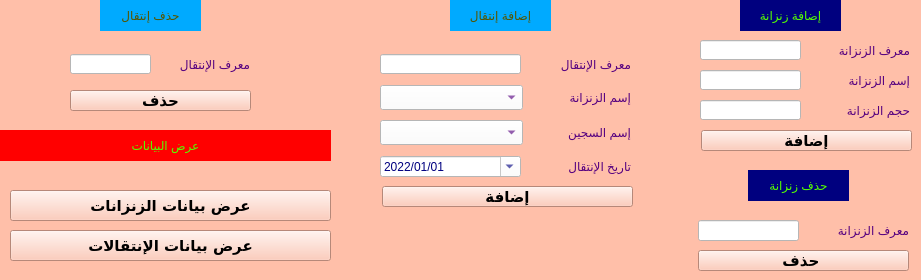
    <widget class="QWidget" name="GUIDungeonAndMovie">
     <property name="styleSheet">
      <string notr="true">background-color: rgb(255, 191, 169);
</string>
     </property>
     <attribute name="title">
      <string>الزنزانات والإنتقالات</string>
     </attribute>
     <widget class="QLabel" name="label_53">
      <property name="geometry">
       <rect>
        <x>819</x>
        <y>70</y>
        <width>91</width>
        <height>20</height>
       </rect>
      </property>
      <property name="styleSheet">
       <string notr="true">color: rgb(85, 0, 127);
font: 75 11pt &quot;MS Shell Dlg 2&quot;;</string>
      </property>
      <property name="text">
       <string>إسم الزنزانة</string>
      </property>
     </widget>
     <widget class="QPushButton" name="ViewMovDung">
      <property name="geometry">
       <rect>
        <x>10</x>
        <y>230</y>
        <width>321</width>
        <height>31</height>
       </rect>
      </property>
      <property name="font">
       <font>
        <family>Arial Rounded MT Bold</family>
        <pointsize>11</pointsize>
        <weight>75</weight>
        <italic>false</italic>
        <bold>true</bold>
       </font>
      </property>
      <property name="cursor">
       <cursorShape>PointingHandCursor</cursorShape>
      </property>
      <property name="styleSheet">
       <string notr="true">QPushButton {
background-color: rgb(85, 170, 0);
  border-radius: 8px;
  color: #FFFFFF;
	
}
QPushButton:hover{
  background-color: #F082AC;
}
QPushButton:pressed{
background-color: rgb(0, 0, 255);
}
	font: 75 11pt &quot;MS Shell Dlg 2&quot;;



</string>
      </property>
      <property name="text">
       <string>عرض بيانات الإنتقالات</string>
      </property>
     </widget>
     <widget class="QLineEdit" name="LineDA3">
      <property name="geometry">
       <rect>
        <x>700</x>
        <y>100</y>
        <width>101</width>
        <height>20</height>
       </rect>
      </property>
      <property name="styleSheet">
       <string notr="true">background-color: rgb(255, 255, 255);</string>
      </property>
     </widget>
     <widget class="QLineEdit" name="LineDA2">
      <property name="geometry">
       <rect>
        <x>700</x>
        <y>70</y>
        <width>101</width>
        <height>20</height>
       </rect>
      </property>
      <property name="styleSheet">
       <string notr="true">background-color: rgb(255, 255, 255);</string>
      </property>
     </widget>
     <widget class="QLabel" name="label_54">
      <property name="geometry">
       <rect>
        <x>819</x>
        <y>100</y>
        <width>91</width>
        <height>20</height>
       </rect>
      </property>
      <property name="styleSheet">
       <string notr="true">color: rgb(85, 0, 127);
font: 75 11pt &quot;MS Shell Dlg 2&quot;;</string>
      </property>
      <property name="text">
       <string>حجم الزنزانة</string>
      </property>
     </widget>
     <widget class="QLabel" name="label_55">
      <property name="geometry">
       <rect>
        <x>159</x>
        <y>54</y>
        <width>91</width>
        <height>20</height>
       </rect>
      </property>
      <property name="styleSheet">
       <string notr="true">color: rgb(85, 0, 127);
font: 75 11pt &quot;MS Shell Dlg 2&quot;;</string>
      </property>
      <property name="text">
       <string>معرف الإنتقال</string>
      </property>
     </widget>
     <widget class="QPushButton" name="btnDA1">
      <property name="geometry">
       <rect>
        <x>701</x>
        <y>130</y>
        <width>211</width>
        <height>21</height>
       </rect>
      </property>
      <property name="font">
       <font>
        <family>Arial Rounded MT Bold</family>
        <pointsize>11</pointsize>
        <weight>75</weight>
        <italic>false</italic>
        <bold>true</bold>
       </font>
      </property>
      <property name="cursor">
       <cursorShape>PointingHandCursor</cursorShape>
      </property>
      <property name="styleSheet">
       <string notr="true">QPushButton {
background-color: rgb(85, 170, 0);
  border-radius: 8px;
  color: #FFFFFF;
	
}
QPushButton:hover{
  background-color: #F082AC;
}
QPushButton:pressed{
background-color: rgb(0, 0, 255);
}
	font: 75 11pt &quot;MS Shell Dlg 2&quot;;



</string>
      </property>
      <property name="text">
       <string>إضافة</string>
      </property>
     </widget>
     <widget class="QLabel" name="label_56">
      <property name="geometry">
       <rect>
        <x>828</x>
        <y>220</y>
        <width>81</width>
        <height>20</height>
       </rect>
      </property>
      <property name="styleSheet">
       <string notr="true">color: rgb(85, 0, 127);
font: 75 11pt &quot;MS Shell Dlg 2&quot;;</string>
      </property>
      <property name="text">
       <string>معرف الزنزانة</string>
      </property>
     </widget>
     <widget class="QLabel" name="label_57">
      <property name="geometry">
       <rect>
        <x>100</x>
        <y>0</y>
        <width>101</width>
        <height>31</height>
       </rect>
      </property>
      <property name="styleSheet">
       <string notr="true">background-color: rgb(0, 170, 255);
color: rgb(85, 85, 0);
font: 75 12pt &quot;MS Shell Dlg 2&quot;;</string>
      </property>
      <property name="text">
       <string>حذف إنتقال</string>
      </property>
      <property name="alignment">
       <set>Qt::AlignCenter</set>
      </property>
     </widget>
     <widget class="QPushButton" name="ViewDung">
      <property name="geometry">
       <rect>
        <x>10</x>
        <y>190</y>
        <width>321</width>
        <height>31</height>
       </rect>
      </property>
      <property name="font">
       <font>
        <family>Arial Rounded MT Bold</family>
        <pointsize>11</pointsize>
        <weight>75</weight>
        <italic>false</italic>
        <bold>true</bold>
       </font>
      </property>
      <property name="cursor">
       <cursorShape>PointingHandCursor</cursorShape>
      </property>
      <property name="styleSheet">
       <string notr="true">QPushButton {
background-color: rgb(85, 170, 0);
  border-radius: 8px;
  color: #FFFFFF;
	
}
QPushButton:hover{
  background-color: #F082AC;
}
QPushButton:pressed{
background-color: rgb(0, 0, 255);
}
	font: 75 11pt &quot;MS Shell Dlg 2&quot;;



</string>
      </property>
      <property name="text">
       <string>عرض بيانات الزنزانات</string>
      </property>
     </widget>
     <widget class="QLabel" name="label_58">
      <property name="geometry">
       <rect>
        <x>819</x>
        <y>40</y>
        <width>91</width>
        <height>20</height>
       </rect>
      </property>
      <property name="styleSheet">
       <string notr="true">color: rgb(85, 0, 127);
font: 75 11pt &quot;MS Shell Dlg 2&quot;;</string>
      </property>
      <property name="text">
       <string>معرف الزنزانة</string>
      </property>
     </widget>
     <widget class="QLabel" name="label_59">
      <property name="geometry">
       <rect>
        <x>0</x>
        <y>130</y>
        <width>331</width>
        <height>31</height>
       </rect>
      </property>
      <property name="styleSheet">
       <string notr="true">background-color: rgb(255, 0, 0);
color: rgb(85, 255, 0);
font: 75 12pt &quot;MS Shell Dlg 2&quot;;</string>
      </property>
      <property name="text">
       <string>عرض البيانات</string>
      </property>
      <property name="alignment">
       <set>Qt::AlignCenter</set>
      </property>
     </widget>
     <widget class="QLineEdit" name="LineDA1">
      <property name="geometry">
       <rect>
        <x>700</x>
        <y>40</y>
        <width>101</width>
        <height>20</height>
       </rect>
      </property>
      <property name="styleSheet">
       <string notr="true">background-color: rgb(255, 255, 255);</string>
      </property>
     </widget>
     <widget class="QLineEdit" name="LineMA1">
      <property name="geometry">
       <rect>
        <x>380</x>
        <y>54</y>
        <width>141</width>
        <height>20</height>
       </rect>
      </property>
      <property name="styleSheet">
       <string notr="true">background-color: rgb(255, 255, 255);</string>
      </property>
     </widget>
     <widget class="QPushButton" name="btnDD1">
      <property name="geometry">
       <rect>
        <x>698</x>
        <y>250</y>
        <width>211</width>
        <height>21</height>
       </rect>
      </property>
      <property name="font">
       <font>
        <family>Arial Rounded MT Bold</family>
        <pointsize>11</pointsize>
        <weight>75</weight>
        <italic>false</italic>
        <bold>true</bold>
       </font>
      </property>
      <property name="cursor">
       <cursorShape>PointingHandCursor</cursorShape>
      </property>
      <property name="styleSheet">
       <string notr="true">QPushButton {
background-color: rgb(85, 170, 0);
  border-radius: 8px;
  color: #FFFFFF;
	
}
QPushButton:hover{
  background-color: #F082AC;
}
QPushButton:pressed{
background-color: rgb(0, 0, 255);
}
	font: 75 11pt &quot;MS Shell Dlg 2&quot;;



</string>
      </property>
      <property name="text">
       <string>حذف </string>
      </property>
     </widget>
     <widget class="QLabel" name="label_61">
      <property name="geometry">
       <rect>
        <x>740</x>
        <y>0</y>
        <width>101</width>
        <height>31</height>
       </rect>
      </property>
      <property name="styleSheet">
       <string notr="true">background-color: rgb(0, 0, 127);
color: rgb(85, 255, 0);
font: 75 12pt &quot;MS Shell Dlg 2&quot;;</string>
      </property>
      <property name="text">
       <string>إضافة زنزانة</string>
      </property>
      <property name="alignment">
       <set>Qt::AlignCenter</set>
      </property>
     </widget>
     <widget class="QPushButton" name="btnMD1">
      <property name="geometry">
       <rect>
        <x>70</x>
        <y>90</y>
        <width>181</width>
        <height>21</height>
       </rect>
      </property>
      <property name="font">
       <font>
        <family>Arial Rounded MT Bold</family>
        <pointsize>11</pointsize>
        <weight>75</weight>
        <italic>false</italic>
        <bold>true</bold>
       </font>
      </property>
      <property name="cursor">
       <cursorShape>PointingHandCursor</cursorShape>
      </property>
      <property name="styleSheet">
       <string notr="true">QPushButton {
background-color: rgb(85, 170, 0);
  border-radius: 8px;
  color: #FFFFFF;
	
}
QPushButton:hover{
  background-color: #F082AC;
}
QPushButton:pressed{
background-color: rgb(0, 0, 255);
}
	font: 75 11pt &quot;MS Shell Dlg 2&quot;;



</string>
      </property>
      <property name="text">
       <string>حذف</string>
      </property>
     </widget>
     <widget class="QLineEdit" name="LineMD1">
      <property name="geometry">
       <rect>
        <x>70</x>
        <y>54</y>
        <width>81</width>
        <height>20</height>
       </rect>
      </property>
      <property name="styleSheet">
       <string notr="true">background-color: rgb(255, 255, 255);</string>
      </property>
     </widget>
     <widget class="QLabel" name="label_62">
      <property name="geometry">
       <rect>
        <x>540</x>
        <y>54</y>
        <width>91</width>
        <height>20</height>
       </rect>
      </property>
      <property name="styleSheet">
       <string notr="true">color: rgb(85, 0, 127);
font: 75 11pt &quot;MS Shell Dlg 2&quot;;</string>
      </property>
      <property name="text">
       <string>معرف الإنتقال</string>
      </property>
     </widget>
     <widget class="QLabel" name="label_63">
      <property name="geometry">
       <rect>
        <x>748</x>
        <y>170</y>
        <width>101</width>
        <height>31</height>
       </rect>
      </property>
      <property name="styleSheet">
       <string notr="true">background-color: rgb(0, 0, 127);
color: rgb(85, 255, 0);
font: 75 12pt &quot;MS Shell Dlg 2&quot;;</string>
      </property>
      <property name="text">
       <string>حذف زنزانة</string>
      </property>
      <property name="alignment">
       <set>Qt::AlignCenter</set>
      </property>
     </widget>
     <widget class="QPushButton" name="btnMA1">
      <property name="geometry">
       <rect>
        <x>382</x>
        <y>186</y>
        <width>251</width>
        <height>21</height>
       </rect>
      </property>
      <property name="font">
       <font>
        <family>Arial Rounded MT Bold</family>
        <pointsize>11</pointsize>
        <weight>75</weight>
        <italic>false</italic>
        <bold>true</bold>
       </font>
      </property>
      <property name="cursor">
       <cursorShape>PointingHandCursor</cursorShape>
      </property>
      <property name="styleSheet">
       <string notr="true">QPushButton {
background-color: rgb(85, 170, 0);
  border-radius: 8px;
  color: #FFFFFF;
	
}
QPushButton:hover{
  background-color: #F082AC;
}
QPushButton:pressed{
background-color: rgb(0, 0, 255);
}
	font: 75 11pt &quot;MS Shell Dlg 2&quot;;



</string>
      </property>
      <property name="text">
       <string>إضافة</string>
      </property>
     </widget>
     <widget class="QLineEdit" name="LineDD1">
      <property name="geometry">
       <rect>
        <x>698</x>
        <y>220</y>
        <width>101</width>
        <height>21</height>
       </rect>
      </property>
      <property name="styleSheet">
       <string notr="true">background-color: rgb(255, 255, 255);</string>
      </property>
     </widget>
     <widget class="QLabel" name="label_64">
      <property name="geometry">
       <rect>
        <x>450</x>
        <y>0</y>
        <width>101</width>
        <height>31</height>
       </rect>
      </property>
      <property name="styleSheet">
       <string notr="true">background-color: rgb(0, 170, 255);
color: rgb(85, 85, 0);
font: 75 12pt &quot;MS Shell Dlg 2&quot;;</string>
      </property>
      <property name="text">
       <string>إضافة إنتقال</string>
      </property>
      <property name="alignment">
       <set>Qt::AlignCenter</set>
      </property>
     </widget>
     <widget class="QLabel" name="label_65">
      <property name="geometry">
       <rect>
        <x>550</x>
        <y>85</y>
        <width>81</width>
        <height>25</height>
       </rect>
      </property>
      <property name="styleSheet">
       <string notr="true">color: rgb(85, 0, 127);
font: 75 11pt &quot;MS Shell Dlg 2&quot;;</string>
      </property>
      <property name="text">
       <string>إسم الزنزانة</string>
      </property>
     </widget>
     <widget class="QLabel" name="label_66">
      <property name="geometry">
       <rect>
        <x>540</x>
        <y>120</y>
        <width>91</width>
        <height>25</height>
       </rect>
      </property>
      <property name="styleSheet">
       <string notr="true">color: rgb(85, 0, 127);
font: 75 11pt &quot;MS Shell Dlg 2&quot;;</string>
      </property>
      <property name="text">
       <string>إسم السجين</string>
      </property>
     </widget>
     <widget class="QLabel" name="label_67">
      <property name="geometry">
       <rect>
        <x>540</x>
        <y>156</y>
        <width>91</width>
        <height>20</height>
       </rect>
      </property>
      <property name="styleSheet">
       <string notr="true">color: rgb(85, 0, 127);
font: 75 11pt &quot;MS Shell Dlg 2&quot;;</string>
      </property>
      <property name="text">
       <string>تاريخ الإنتقال</string>
      </property>
     </widget>
     <widget class="QDateEdit" name="dateMA1">
      <property name="geometry">
       <rect>
        <x>380</x>
        <y>156</y>
        <width>141</width>
        <height>21</height>
       </rect>
      </property>
      <property name="styleSheet">
       <string notr="true">color: rgb(0, 0, 127);
background-color: rgb(255, 255, 255);
font: 75 11pt &quot;MS Shell Dlg 2&quot;;</string>
      </property>
      <property name="displayFormat">
       <string>yyyy/MM/dd</string>
      </property>
      <property name="calendarPopup">
       <bool>true</bool>
      </property>
      <property name="timeSpec">
       <enum>Qt::TimeZone</enum>
      </property>
      <property name="date">
       <date>
        <year>2022</year>
        <month>1</month>
        <day>1</day>
       </date>
      </property>
     </widget>
     <widget class="QComboBox" name="comboMovePer">
      <property name="enabled">
       <bool>true</bool>
      </property>
      <property name="geometry">
       <rect>
        <x>380</x>
        <y>120</y>
        <width>143</width>
        <height>25</height>
       </rect>
      </property>
      <property name="minimumSize">
       <size>
        <width>20</width>
        <height>0</height>
       </size>
      </property>
      <property name="font">
       <font>
        <pointsize>10</pointsize>
        <weight>50</weight>
        <bold>false</bold>
       </font>
      </property>
      <property name="styleSheet">
       <string notr="true">background-color: rgb(255, 255, 255);
color: rgb(85, 0, 127);</string>
      </property>
     </widget>
     <widget class="QComboBox" name="comboDung">
      <property name="enabled">
       <bool>true</bool>
      </property>
      <property name="geometry">
       <rect>
        <x>380</x>
        <y>85</y>
        <width>143</width>
        <height>25</height>
       </rect>
      </property>
      <property name="minimumSize">
       <size>
        <width>20</width>
        <height>0</height>
       </size>
      </property>
      <property name="font">
       <font>
        <pointsize>10</pointsize>
        <weight>50</weight>
        <bold>false</bold>
       </font>
      </property>
      <property name="styleSheet">
       <string notr="true">background-color: rgb(255, 255, 255);
color: rgb(85, 0, 127);</string>
      </property>
     </widget>
    </widget>
